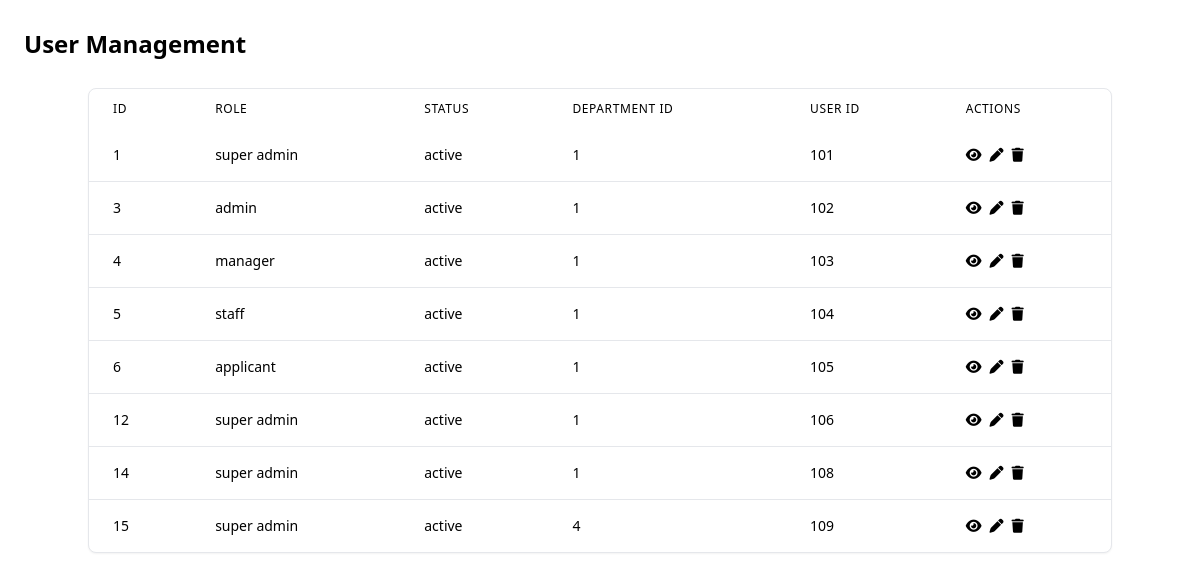
Page /socreg/user_management/department-accounts.php (signed in) on the committed database.
### tables this page shows
CREATE TABLE `department_accounts` (
  `dept_accounts_id` int(11) NOT NULL,
  `department_id` int(11) NOT NULL,
  `user_id` int(11) NOT NULL,
  `name` varchar(255) NOT NULL,
  `password` varchar(255) NOT NULL,
  `role` enum('super admin','admin','manager','staff','applicant') NOT NULL,
  `status` enum('active','inactive') NOT NULL,
  `email` varchar(255) NOT NULL
);

### socreg/includes/rbac.php (called while the page is built, shortened)
<?php
$role_permissions = [
    'super admin' => [
        'user_management' => ['view', 'add', 'edit', 'delete'],
        'awards' => ['view', 'add', 'edit', 'delete'],
        'recognitions' => ['view', 'add', 'edit', 'delete'],
        'categories' => ['view', 'add', 'edit', 'delete'],
        'audit_trail' => ['view'],
        'log_history' => ['view'],
        'transactions' => ['view']
    ],
    'admin' => [
        'user_management' => ['view', 'add', 'edit', 'delete'],
        'awards' => ['view', 'add', 'edit', 'delete'],
        'recognitions' => ['view', 'add', 'edit', 'delete'],
        'categories' => ['view', 'add', 'edit', 'delete'],
        'audit_trail' => ['view'],
        'log_history' => ['view'],
        'transactions' => ['view']
    ],
    'manager' => [
        'user_management' => ['view', 'add', 'edit'],
        'awards' => ['view', 'add', 'edit'],
        'recognitions' => ['view', 'add', 'edit'],
        'categories' => ['view', 'add', 'edit'],
        'audit_trail' => ['view'],
        'log_history' => ['view'],
        'transactions' => ['view']
    ],
    'staff' => [
        'awards' => ['view','add'],
        'recognitions' => ['view','add'],
        'categories' => ['view','add']
    ]
];
function hasPermission($module, $action, $role) {
    global $role_permissions;
    $role = strtolower($role);
    return in_array($action, $role_permissions[$role][$module]);
}
?>

### socreg/user_management/department-accounts.php (the view, shortened to what this page needs)
<?php
require_once '../SOCREG\config.php';
require_once __DIR__ . '/../includes/rbac.php';
$users_sql = "SELECT * FROM department_accounts ORDER BY dept_accounts_id ASC";
$users_result = $conn->query($users_sql);
?>
<!DOCTYPE html>
<html lang="en">
<head>
    <link href="https://cdn.jsdelivr.net/npm/tailwindcss@2.2.19/dist/tailwind.min.css" rel="stylesheet">
    <link rel="stylesheet" href="https://cdnjs.cloudflare.com/ajax/libs/font-awesome/6.0.0/css/all.min.css">
</head>
<body>
<div class="p-6">
    <div class="flex justify-between items-center mb-6">
        <h1 class="text-2xl font-bold text-secondary">User Management</h1>
        <?php if (hasPermission('user_management', 'add', $_SESSION['role'])): ?>
        <button type="button" class="bg-primary hover:bg-primary/90 text-white px-4 py-2 rounded-lg flex items-center gap-2 transition-colors" onclick="document.getElementById('addUserModal').classList.remove('hidden')">Add User</button>
        <?php endif; ?>
    </div>
    <div class="max-w-screen-lg mx-auto">
    <div class="bg-white rounded-lg shadow-sm border border-accent overflow-hidden max-w-full">
            <div class="overflow-x-auto">
                <table class="w-full">
                    <thead class="bg-accent/50">
                        <tr>
                            <th class="px-6 py-3 text-left text-xs font-medium text-secondary uppercase tracking-wider">ID</th>
                            <th class="px-6 py-3 text-left text-xs font-medium text-secondary uppercase tracking-wider">Role</th>
                            <th class="px-6 py-3 text-left text-xs font-medium text-secondary uppercase tracking-wider">Status</th>
                            <th class="px-6 py-3 text-left text-xs font-medium text-secondary uppercase tracking-wider">Department ID</th>
                            <th class="px-6 py-3 text-left text-xs font-medium text-secondary uppercase tracking-wider">User ID</th>
                            <th class="px-6 py-3 text-left text-xs font-medium text-secondary uppercase tracking-wider">Actions</th>
                        </tr>
                    </thead>
                    <tbody class="divide-y divide-accent">
                        <?php if ($users_result && $users_result->num_rows > 0): ?>
                            <?php while ($user = $users_result->fetch_assoc()): ?>
                                <tr class="hover:bg-accent/30 transition-colors">
                                    <td class="px-6 py-4 whitespace-nowrap text-sm text-primary"><?php echo $user['dept_accounts_id']; ?></td>
                                    <td class="px-6 py-4 whitespace-nowrap text-sm text-primary"><?php echo htmlspecialchars($user['role']); ?></td>
                                    <td class="px-6 py-4 whitespace-nowrap text-sm text-primary"><?php echo htmlspecialchars($user['status']); ?></td>
                                    <td class="px-6 py-4 whitespace-nowrap text-sm text-primary"><?php echo htmlspecialchars($user['department_id']); ?></td>
                                    <td class="px-6 py-4 whitespace-nowrap text-sm text-primary"><?php echo htmlspecialchars($user['user_id']); ?></td>
                                    <td class="px-6 py-4 whitespace-nowrap text-sm">
                                        <div class="flex items-center gap-2">
                                            <button onclick="viewUser(<?php echo htmlspecialchars(json_encode($user)); ?>)" class="text-primary hover:text-secondary transition-colors" title="View Details">
                                                <i class="fa-solid fa-eye"></i>
                                            </button>
                                            <?php if (hasPermission('user_management', 'edit', $_SESSION['role'])): ?>
                                            <button onclick="editUser(<?php echo htmlspecialchars(json_encode($user)); ?>)" class="text-primary hover:text-secondary transition-colors" title="Edit User">
                                                <i class="fa-solid fa-pen"></i>
                                            </button>
                                            <?php endif; ?>
                                            <?php if (hasPermission('user_management', 'delete', $_SESSION['role'])): ?>
                                            <button onclick="confirmDeleteUser(<?php echo $user['dept_accounts_id']; ?>)" class="text-primary hover:text-red-500 transition-colors" title="Delete User">
                                                <i class="fa-solid fa-trash"></i>
                                            </button>
                                            <?php endif; ?>
                                        </div>
                                    </td>
                                </tr>
                            <?php endwhile; ?>
                        <?php else: ?>
                            <tr><td colspan="6" class="px-6 py-4 text-center text-sm text-primary">No users found.</td></tr>
                        <?php endif; ?>
                    </tbody>
                </table>
            </div>
        </div>
    </div>
</div>
</body>
</html>

### rows in the picture
department_accounts: dept_accounts_id "1", role "super admin", status "active", department "1", user "101"
department_accounts: dept_accounts_id "3", role "admin", status "active", department "1", user "102"
department_accounts: dept_accounts_id "4", role "manager", status "active", department "1", user "103"
department_accounts: dept_accounts_id "5", role "staff", status "active", department "1", user "104"
department_accounts: dept_accounts_id "6", role "applicant", status "active", department "1", user "105"
department_accounts: dept_accounts_id "12", role "super admin", status "active", department "1", user "106"
department_accounts: dept_accounts_id "14", role "super admin", status "active", department "1", user "108"
department_accounts: dept_accounts_id "15", role "super admin", status "active", department "4", user "109"
